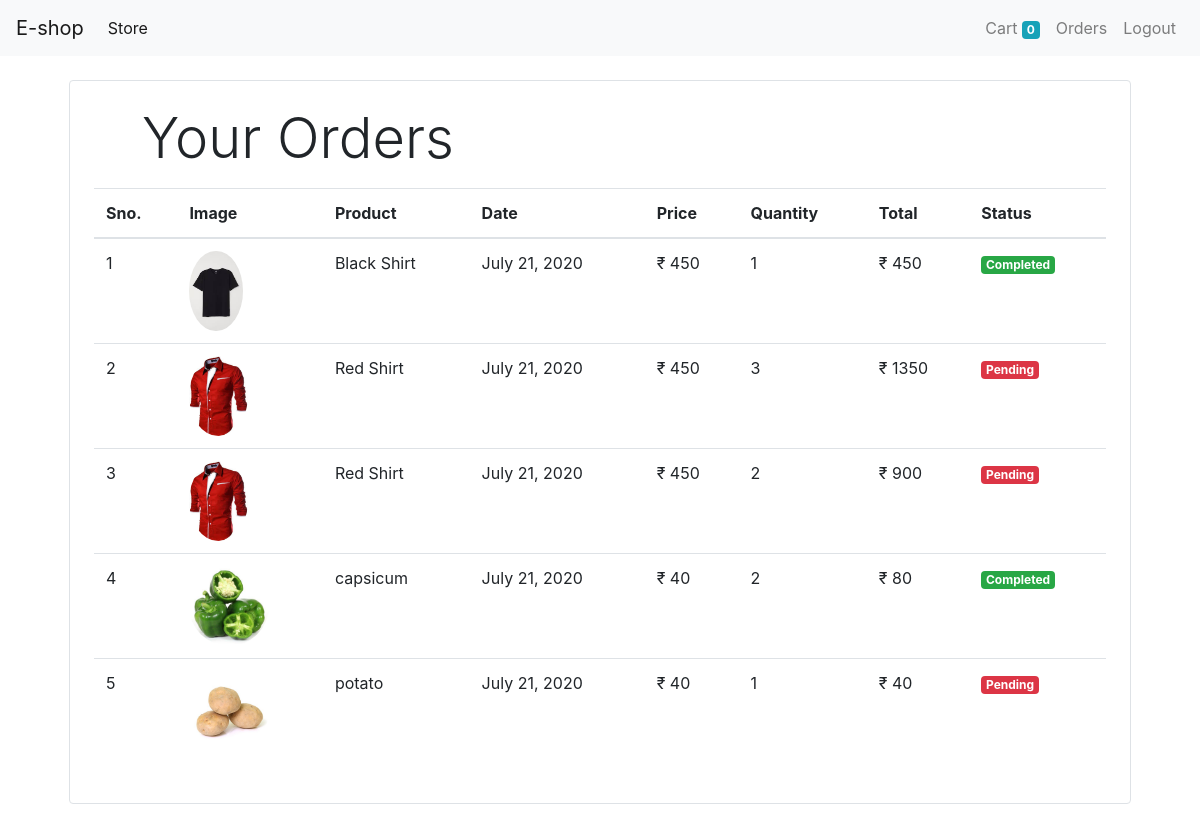
The app's page /orders (signed in), older data.
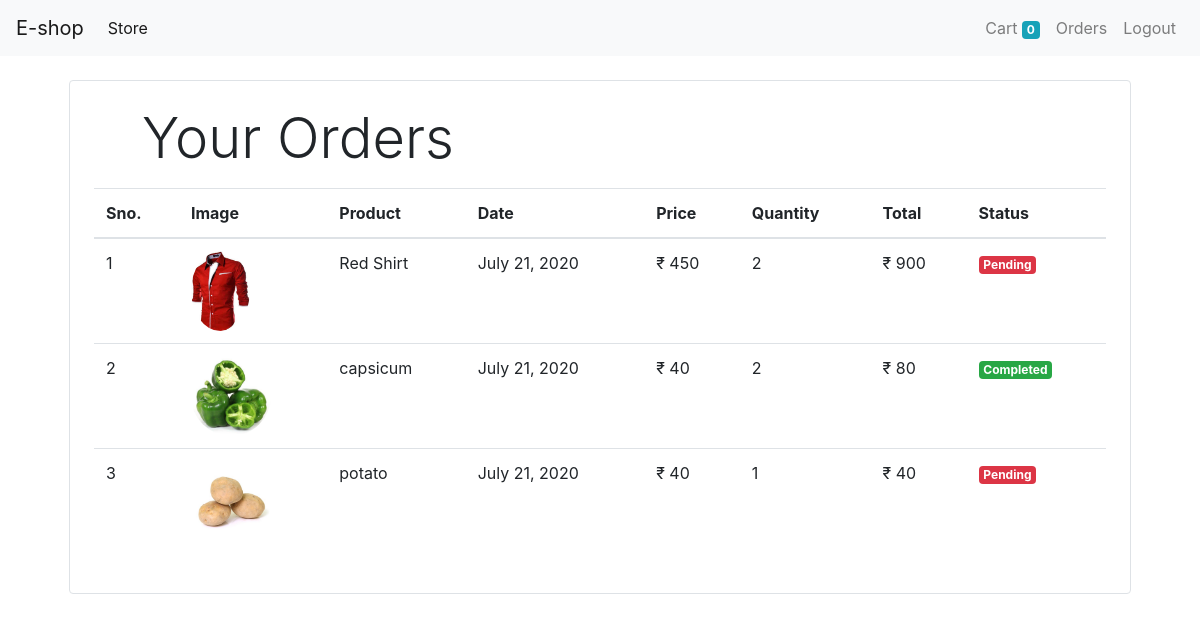
The same page, newer data.
### store/models/orders.py (models this page shows, shortened)
class Order(models.Model):
    product=models.ForeignKey(Product,on_delete=models.CASCADE)
    customer=models.ForeignKey(Customer,on_delete=models.CASCADE)
    quantity=models.IntegerField(default=1)
    price=models.IntegerField()
    address=models.CharField(max_length=50,default='',blank=True)
    phone=models.CharField(max_length=50,default='',blank=True)
    date=models.DateField(default=datetime.datetime.today)
    status=models.BooleanField(default=False)
    @staticmethod
    def get_orders_by_customer(customer_id):
        return Order.objects.filter(customer=customer_id).order_by('-date')

### store/models/product.py (models this page shows, shortened)
class Product(models.Model):
    name=models.CharField(max_length=50)
    price=models.IntegerField(default=0)
    category=models.ForeignKey(Category,on_delete=models.CASCADE,default=1)
    description=models.CharField(max_length=200,default='')
    image=models.ImageField(upload_to='uploads/products/')

### store/middlewares/auth.py (the view)
    def middleware(request):
        print(request.session.get('customer'))
        returnUrl=request.META['PATH_INFO']
        print(request.META['PATH_INFO'])
        if not request.session.get('customer'):
            return redirect(f'login?return_url={returnUrl}')
        response = get_response(request)
        return response

### store/templatetags/cart.py (called while the page is built)
@register.filter(name='multiply')
def multiply(number,number1):
   return number*number1

### store/views/orders.py (called while the page is built)
      def get(self,request):
        customer=request.session.get('customer')
        orders=Order.get_orders_by_customer(customer)
        orders=orders.reverse()
        return render(request,'orders.html',{'orders':orders})

### store/templates/orders.html
{% extends 'base.html' %}
{% block content %}
{% load cart %}
<div class="container">
<div class="border rounded p-4 m-4">
    <p class="display-4 pl-4 ml-4">Your Orders</p>
    <table class="table">
        <thead>
            <tr>
                <th>Sno.</th>
                <th>Image</th>
                <th>Product</th>
                <th>Date</th>
                <th>Price</th>
                <th>Quantity</th>
                <th>Total</th>
                <th>Status</th>
            </tr>
        </thead>
        <tbody>
            {% for order in orders %}
            <tr>
                <td>{{forloop.counter}}</td>
                <td><img src="{{order.product.image.url}}" class=" rounded-circle" height="80px"alt=""></td>
                <td>{{order.product.name}}</td>
                <td>{{order.date}}</td>
                <td>&#8377; {{order.price}}</td>
                <td>{{order.quantity}}</td>
                <td>&#8377; {{order.quantity|multiply:order.price}}</td>
                {% if order.status %}
                <td><small class="badge badge-success">Completed</small></td>
                {% else %}
                <td><small class="badge badge-danger">Pending</small></td>
                {% endif %}
            </tr>
            {% endfor %}
        </tbody>
    </table>
</div>
</div>
{% endblock %}

### store/templates/base.html (shortened to what this page needs)
<!DOCTYPE html>
<html lang="en">
<head>
    <link rel="stylesheet" href="https://stackpath.bootstrapcdn.com/bootstrap/4.5.0/css/bootstrap.min.css">
</head>
<body>
  <nav class="navbar navbar-expand-lg navbar-light bg-light">
    <a class="navbar-brand" href="/">E-shop</a>
    <div class="collapse navbar-collapse" id="navbarSupportedContent">
      <ul class="navbar-nav mr-auto">
        <li class="nav-item active">
          <a class="nav-link" href="#">Store <span class="sr-only">(current)</span></a>
        </li>
      </ul>
      <ul class="navbar-nav my-2 my-lg-0">
        {% if request.session.customer %}
        <li class="nav-item ">
          <a class="nav-link" href="/cart">Cart
            <span class="badge badge-info">{{request.session.cart.keys|length}}</span><span class="sr-only">(current)</span></a>
        </li>
        <li class="nav-item ">
          <a class="nav-link" href="/orders">Orders <span class="sr-only">(current)</span></a>
        </li>
        <li class="nav-item ">
          <a class="nav-link" href="/logout">Logout <span class="sr-only">(current)</span></a>
        </li>
        {% endif %}
      </ul>
    </div>
  </nav>
  {% block content %}
  {% endblock %}
</body>
</html>

Row changes from the older to the newer data that the page shows:
removed Order: product.image (picture), product.name "Black Shirt", date "July 21, 2020", price "450", quantity "1", quantity|multiply "450", status "Completed"
removed Order: product.image (picture), product.name "Red Shirt", date "July 21, 2020", price "450", quantity "3", quantity|multiply "1350", status "Pending"
